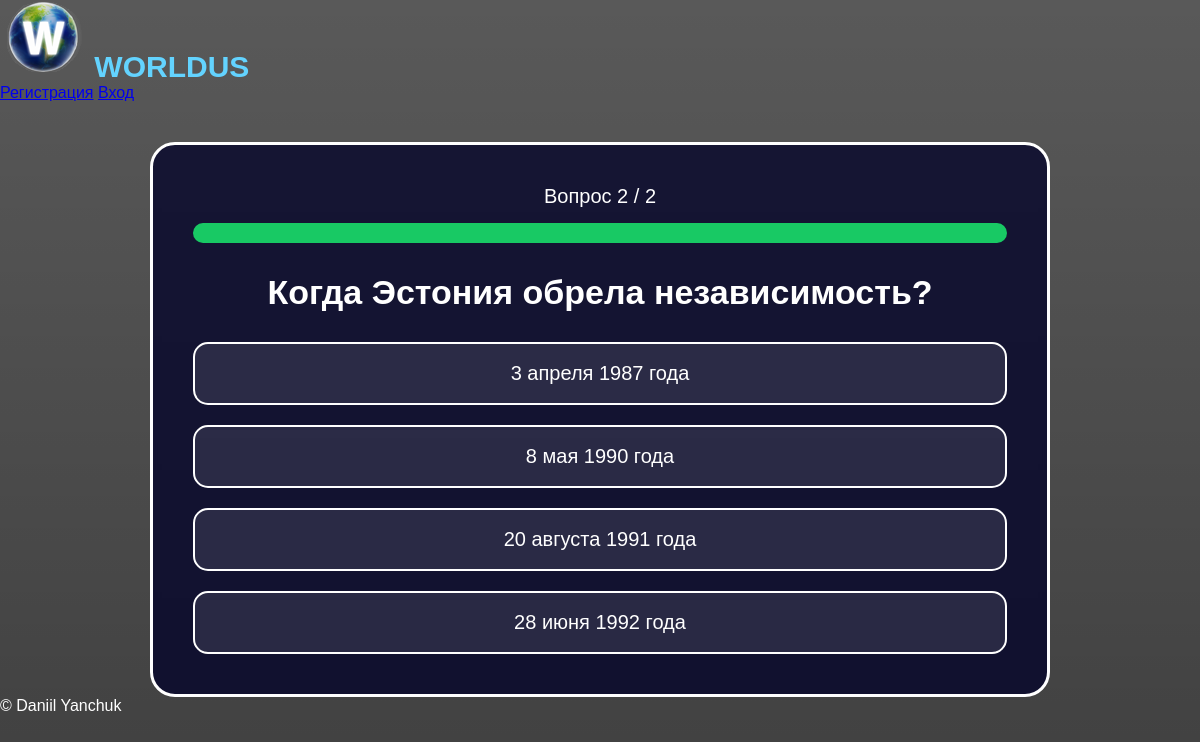
Screenshot of /question.php?level=2&q=1 with the database file from the repository.
### tables this page shows
CREATE TABLE `questions` (
  `id` int(11) NOT NULL,
  `level_id` int(11) DEFAULT NULL,
  `question_text` text DEFAULT NULL,
  `image` varchar(255) DEFAULT NULL,
  `type` enum('input','choice','image') DEFAULT 'choice'
);

CREATE TABLE `answers` (
  `id` int(11) NOT NULL,
  `question_id` int(11) DEFAULT NULL,
  `answer_text` varchar(255) DEFAULT NULL,
  `image` varchar(255) DEFAULT NULL,
  `is_correct` tinyint(1) DEFAULT NULL
);

### question.php (the view, shortened to what this page needs)
<?php
include "config/db.php";
include "includes/header.php";
$level_id = isset($_GET['level'])
? (int)$_GET['level']
: 1;
$q = isset($_GET['q'])
? (int)$_GET['q']
: 0;
$questions = $conn->query("
SELECT *
FROM questions
WHERE level_id = $level_id
ORDER BY id ASC
");
$questions_array = [];
while($row = $questions->fetch_assoc()) {
    $questions_array[] = $row;
}
$total_questions = count($questions_array);
?>
<?php
$current_question = $questions_array[$q];
$answers = $conn->query("
SELECT *
FROM answers
WHERE question_id = {$current_question['id']}
");
?>
<div class="question-page">
<div class="question-box">
<div class="progress-text">
Вопрос <?= $q + 1 ?> / <?= $total_questions ?>
</div>
<div class="progress-bar">
<div class="progress-fill"
style="width: <?= (($q + 1) / $total_questions) * 100 ?>%">
</div>
</div>
<h1 class="question-title">
<?= $current_question['question_text'] ?>
</h1>
<div class="answers">
<?php while($answer = $answers->fetch_assoc()) { ?>
<button
class="answer-btn"
data-correct="<?= $answer['is_correct'] ?>"
>
<?= $answer['answer_text'] ?>
</button>
<?php } ?>
</div>
</div>
</div>
<?php include "includes/footer.php"; ?>

### assets/css/style.css (style rules this page uses)
* { margin:0; padding:0; box-sizing:border-box; font-family:Arial, Helvetica, sans-serif; }
body { background: linear-gradient(rgba(0,0,0,0.65), rgba(0,0,0,0.75)), url("../images/background.jpg"); background-size:cover; background-position:center; background-attachment:fixed; min-height:100vh; color:white; }
.question-page { width:100%; display:flex; justify-content:center; align-items:center; margin-top:40px; }
.question-box { width:900px; background: rgba(0,0,40,0.75); border: 3px solid white; border-radius:25px; padding:40px; text-align:center; backdrop-filter:blur(5px); }
.question-title { color:white; font-size:34px; margin-top:30px; margin-bottom:30px; }
.answers { display:flex; flex-direction:column; gap:20px; }
.answer-btn { background: rgba(255,255,255,0.1); border: 2px solid white; color:white; padding:18px; border-radius:15px; font-size:20px; cursor:pointer; transition:0.3s; }
.progress-text { color:white; margin-bottom:15px; font-size:20px; }
.progress-bar { width:100%; height:20px; background:#222; border-radius:20px; overflow:hidden; }
.progress-fill { height:100%; background:#18c964; }

### rows the page displays
questions: question_text "Когда Эстония обрела независимость?"
answers: answer_text "3 апреля 1987 года"
answers: answer_text "8 мая 1990 года"
answers: answer_text "20 августа 1991 года"
answers: answer_text "28 июня 1992 года"

### other values shown
$q + 1 "2"
$total_questions "2"
